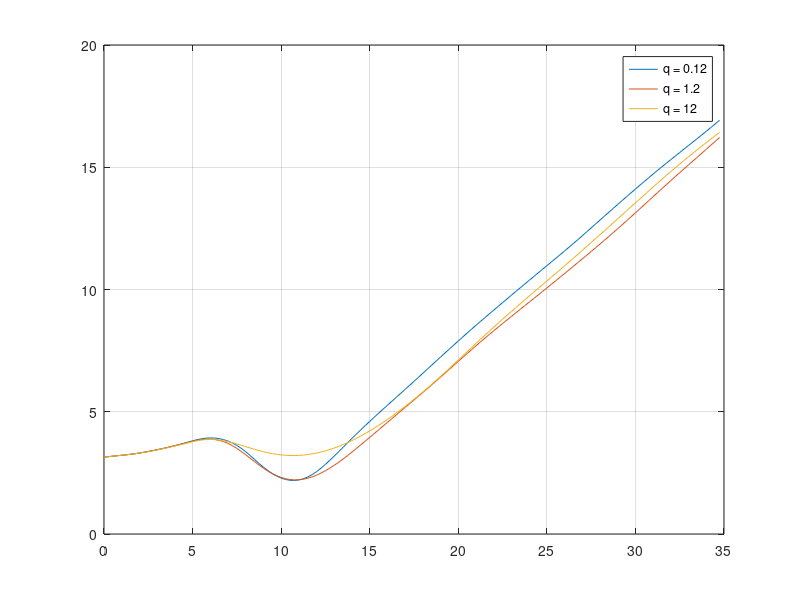

This figure's MATLAB source:
% load sim data

travel = NaN(3,141);


load("rad/L1_q_0.12.mat")
for i = 1:140
    travel(1,i) = ans(2,125*i);
end

load("rad/L1_q_1.2.mat")
for i = 1:140
    travel(2,i) = ans(2,125*i);
end

load("rad/L1_q_12.mat")
for i = 1:140
    travel(3,i) = ans(2,125*i);
end

ts = 0.25;
t = 0:ts:ts*140;

figure(1)
plot(t, travel)
legend('q = 0.12', 'q = 1.2', 'q = 12')
grid


